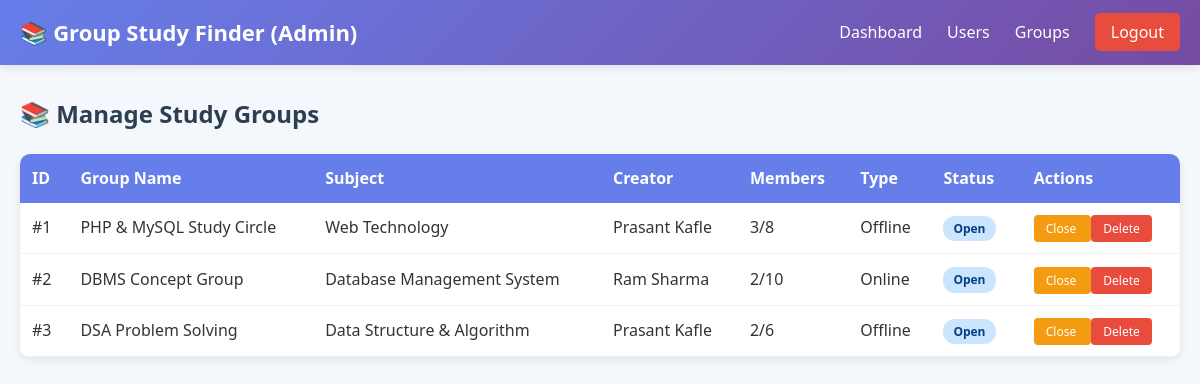
/admin/manage-groups.php (signed in), run on the app's committed database.
### tables this page shows
CREATE TABLE IF NOT EXISTS study_groups (
  id          INT UNSIGNED AUTO_INCREMENT PRIMARY KEY,
  group_name  VARCHAR(150) NOT NULL,
  subject_id  INT UNSIGNED NOT NULL,
  description TEXT DEFAULT NULL,
  created_by  INT UNSIGNED NOT NULL,
  location    VARCHAR(200) DEFAULT NULL,
  study_type  ENUM('online', 'offline') NOT NULL DEFAULT 'offline',
  max_members INT UNSIGNED NOT NULL DEFAULT 10,
  status      ENUM('open', 'closed', 'full') NOT NULL DEFAULT 'open',
  created_at  TIMESTAMP DEFAULT CURRENT_TIMESTAMP,
  CONSTRAINT fk_groups_subject FOREIGN KEY (subject_id) REFERENCES subjects(id) ON DELETE RESTRICT,
  CONSTRAINT fk_groups_creator FOREIGN KEY (created_by) REFERENCES users(id) ON DELETE CASCADE
);

CREATE TABLE IF NOT EXISTS subjects (
  id           INT UNSIGNED AUTO_INCREMENT PRIMARY KEY,
  subject_name VARCHAR(100) NOT NULL,
  semester     TINYINT UNSIGNED DEFAULT NULL,
  created_at   TIMESTAMP DEFAULT CURRENT_TIMESTAMP
);

CREATE TABLE IF NOT EXISTS users (
  id         INT UNSIGNED AUTO_INCREMENT PRIMARY KEY,
  name       VARCHAR(100) NOT NULL,
  email      VARCHAR(150) NOT NULL UNIQUE,
  password   VARCHAR(255) NOT NULL,
  role       ENUM('student', 'admin') NOT NULL DEFAULT 'student',
  semester   TINYINT UNSIGNED DEFAULT NULL,
  phone      VARCHAR(20) DEFAULT NULL,
  bio        TEXT DEFAULT NULL,
  created_at TIMESTAMP DEFAULT CURRENT_TIMESTAMP
);

### admin/manage-groups.php (the view, shortened to what this page needs)
<?php
include '../db.php';
$groups = mysqli_query($conn, "SELECT g.*, s.subject_name, u.name as creator_name,
                                (SELECT COUNT(*) FROM group_members WHERE group_id = g.id) as member_count
                                FROM study_groups g
                                JOIN subjects s ON g.subject_id = s.id
                                JOIN users u ON g.created_by = u.id
                                ORDER BY g.created_at DESC");
?>
<!DOCTYPE html>
<html lang="en">
<head>
    <link rel="stylesheet" href="../assets/css/style.css">
</head>
<body>
    <nav class="navbar">
        <div class="nav-container">
            <a href="../index.php" class="logo">📚 Group Study Finder (Admin)</a>
            <ul class="nav-links">
                <li><a href="dashboard.php">Dashboard</a></li>
                <li><a href="manage-users.php">Users</a></li>
                <li><a href="manage-groups.php">Groups</a></li>
                <li><a href="../logout.php" class="btn-logout">Logout</a></li>
            </ul>
        </div>
    </nav>
    <div class="dashboard-container">
        <h2 style="color: #2c3e50; margin-bottom: 20px;">📚 Manage Study Groups</h2>
        <table class="data-table">
            <thead>
                <tr>
                    <th>ID</th>
                    <th>Group Name</th>
                    <th>Subject</th>
                    <th>Creator</th>
                    <th>Members</th>
                    <th>Type</th>
                    <th>Status</th>
                    <th>Actions</th>
                </tr>
            </thead>
            <tbody>
                <?php while($g = mysqli_fetch_assoc($groups)) { ?>
                    <tr>
                        <td>#<?= $g['id'] ?></td>
                        <td><?= htmlspecialchars($g['group_name']) ?></td>
                        <td><?= htmlspecialchars($g['subject_name']) ?></td>
                        <td><?= htmlspecialchars($g['creator_name']) ?></td>
                        <td><?= $g['member_count'] ?>/<?= $g['max_members'] ?></td>
                        <td><?= ucfirst($g['study_type']) ?></td>
                        <td>
                            <span class="badge <?= $g['status'] == 'open' ? 'badge-open' : 'badge-full' ?>">
                                <?= ucfirst($g['status']) ?>
                            </span>
                        </td>
                        <td>
                            <a href="manage-groups.php?toggle=<?= $g['id'] ?>" class="btn-edit">
                                <?= $g['status'] == 'open' ? 'Close' : 'Open' ?>
                            </a>
                            <a href="manage-groups.php?delete=<?= $g['id'] ?>"
                               class="btn-delete"
                               onclick="return confirm('Delete this group?')">Delete</a>
                        </td>
                    </tr>
                <?php } ?>
            </tbody>
        </table>
    </div>
</body>
</html>

### assets/css/style.css (style rules this page uses)
* { margin: 0; padding: 0; box-sizing: border-box; font-family: 'Segoe UI', Tahoma, Geneva, Verdana, sans-serif; }
body { background: #f4f7fc; color: #333; line-height: 1.6; }
a { text-decoration: none; color: inherit; }
.navbar { background: linear-gradient(135deg, #667eea 0%, #764ba2 100%); padding: 15px 0; box-shadow: 0 2px 10px rgba(0,0,0,0.1); position: sticky; top: 0; z-index: 1000; }
.nav-container { max-width: 1200px; margin: 0 auto; display: flex; justify-content: space-between; align-items: center; padding: 0 20px; }
.logo { color: white; font-size: 22px; font-weight: bold; }
.nav-links { list-style: none; display: flex; gap: 25px; align-items: center; }
.nav-links a { color: white; font-weight: 500; transition: opacity 0.3s; }
.btn-logout { background: #e74c3c; padding: 8px 16px; border-radius: 5px; }
.dashboard-container { max-width: 1200px; margin: 30px auto; padding: 0 20px; }
.badge { display: inline-block; padding: 3px 10px; border-radius: 12px; font-size: 12px; font-weight: bold; margin-right: 5px; }
.badge-open { background: #cce5ff; color: #004085; }
.data-table { width: 100%; background: white; border-collapse: collapse; border-radius: 10px; overflow: hidden; box-shadow: 0 3px 10px rgba(0,0,0,0.08); margin: 20px 0; }
.data-table th { background: #667eea; color: white; padding: 12px; text-align: left; }
.data-table td { padding: 12px; border-bottom: 1px solid #ecf0f1; }
.btn-delete { background: #e74c3c; color: white; padding: 5px 12px; border: none; border-radius: 4px; cursor: pointer; font-size: 12px; }
.btn-edit { background: #f39c12; color: white; padding: 5px 12px; border: none; border-radius: 4px; cursor: pointer; font-size: 12px; }

### data on the page
study_groups: id "1", group_name "PHP & MySQL Study Circle", subject.subject_name "Web Technology", created_by.name "Prasant Kafle", member_count "3", max_members "8", study_type "Offline", status "Open", shows "Close"
study_groups: id "2", group_name "DBMS Concept Group", subject.subject_name "Database Management System", created_by.name "Ram Sharma", member_count "2", max_members "10", study_type "Online", status "Open", shows "Close"
study_groups: id "3", group_name "DSA Problem Solving", subject.subject_name "Data Structure & Algorithm", created_by.name "Prasant Kafle", member_count "2", max_members "6", study_type "Offline", status "Open", shows "Close"
